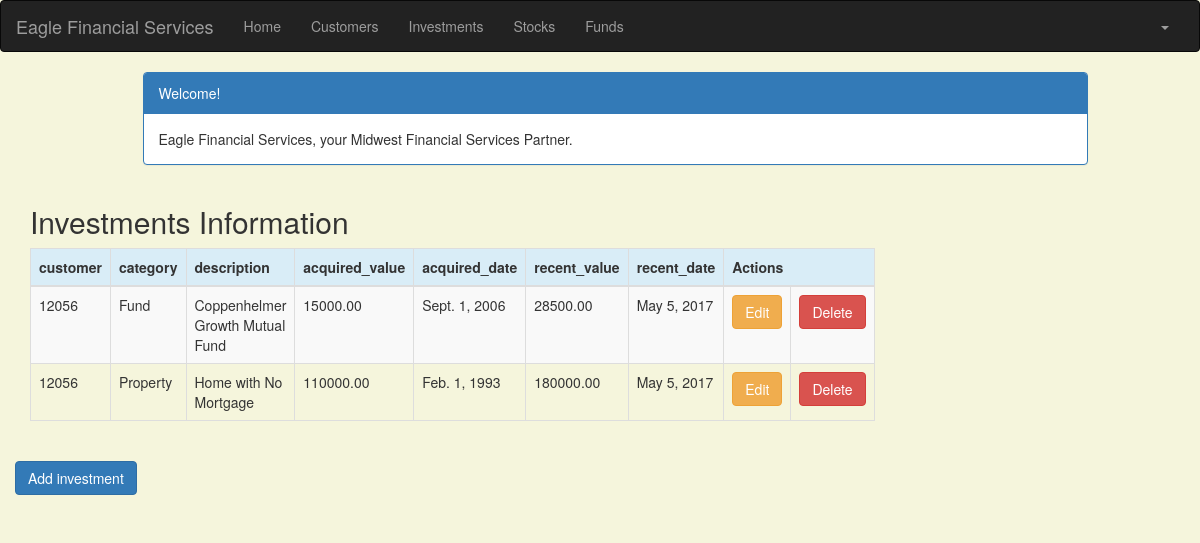
The app's page /investment/ (signed in), older data.
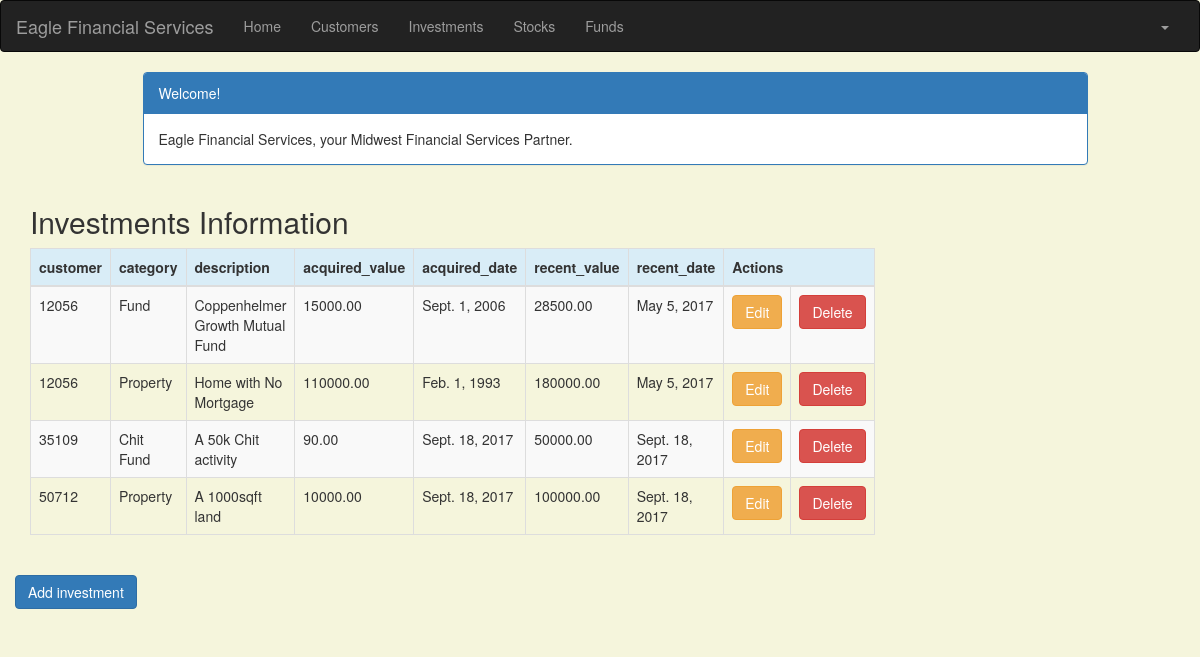
The same page, newer data.
### portfolio/models.py (models this page shows, shortened)
class Investment(models.Model):
    customer = models.ForeignKey(Customer, related_name='investments')
    category = models.CharField(max_length=50)
    description = models.CharField(max_length=200)
    acquired_value = models.DecimalField(max_digits=10, decimal_places=2)
    acquired_date = models.DateField(default=timezone.now)
    recent_value = models.DecimalField(max_digits=10, decimal_places=2)
    recent_date = models.DateField(default=timezone.now, blank=True, null=True)

class Customer(models.Model):
    name = models.CharField(max_length=50)
    address = models.CharField(max_length=200)
    cust_number = models.IntegerField(blank=False, null=False)
    city = models.CharField(max_length=50)
    state = models.CharField(max_length=50)
    zipcode = models.CharField(max_length=10)
    email = models.EmailField(max_length=200)
    cell_phone = models.CharField(max_length=50)
    created_date = models.DateTimeField(
        default=timezone.now)
    updated_date = models.DateTimeField(auto_now_add=True)
    def __str__(self):
        return str(self.cust_number)

### portfolio/views.py (the view)
# urls.py: url(r'^investment/$', views.investment_list, name='investment_list'),
@login_required
def investment_list(request):
   investments = Investment.objects.filter(acquired_date__lte=timezone.now())
   return render(request, 'portfolio/investment_list.html', {'investments': investments})

### portfolio/templates/portfolio/investment_list.html (shortened to what this page needs)
{% extends 'portfolio/base.html' %}
{% block content %}
    <!DOCTYPE html>
    <html>
    <head>
        <link rel="stylesheet" href="https://maxcdn.bootstrapcdn.com/bootstrap/3.3.4/css/bootstrap.min.css">
    </head>
    <body>
    <div class="container">
        <div class="row">
            <div class="col-md-10 col-md-offset-1">
                <div class="panel panel-primary">
                    <div class="panel-heading">Welcome!</div>
                    <div class="panel-body">
                        Eagle Financial Services, your Midwest Financial Services Partner.
                    </div>
                </div>
            </div>
        </div>
    </div>
    <div class="row">
        <h2 style="padding-left: 15Px">Investments Information</h2>
    </div>
    <div>
        <table class="table table-striped table-bordered table-hover">
            <thead>
            <tr class="bg-info">
                <th>customer</th>
                <th>category</th>
                <th>description</th>
                <th>acquired_value</th>
                <th>acquired_date</th>
                <th>recent_value</th>
                <th>recent_date</th>
                <th colspan="3">Actions</th>
            </tr>
            </thead>
            <tbody>
            {% for investment in investments %}
                <tr>
                    <td>{{ investment.customer }}</td>
                    <td>{{ investment.category }}</td>
                    <td>{{ investment.description }}</td>
                    <td>{{ investment.acquired_value }}</td>
                    <td>{{ investment.acquired_date }}</td>
                    <td>{{ investment.recent_value }}</td>
                    <td>{{ investment.recent_date }}</td>
                    <td><a href="{% url 'portfolio:investment_edit' pk=investment.pk %}" class="btn btn-warning">Edit</a>
                    <td><a href="{% url 'portfolio:investment_delete' pk=investment.pk %}"
                           onclick="return confirm('Are you sure you want to delete?')"
                           class="btn btn-danger">Delete</a>
                    </td>
                </tr>
            {% endfor %}
            </tbody>
        </table>
                  <div class="row">
                     <a href="{% url 'portfolio:investment_new' %}" class="row"><span
                           class="btn btn-primary">Add investment</span></a>
                   </div>
    </div>
    </body>
    </html>
{% endblock %}

Row changes from the older to the newer data that the page shows:
added Investment: customer "35109", category "Chit Fund", description "A 50k Chit activity", acquired_value "90.00", acquired_date "Sept. 18, 2017", recent_value "50000.00", recent_date "Sept. 18, 2017"
added Investment: customer "50712", category "Property", description "A 1000sqft land", acquired_value "10000.00", acquired_date "Sept. 18, 2017", recent_value "100000.00", recent_date "Sept. 18, 2017"
